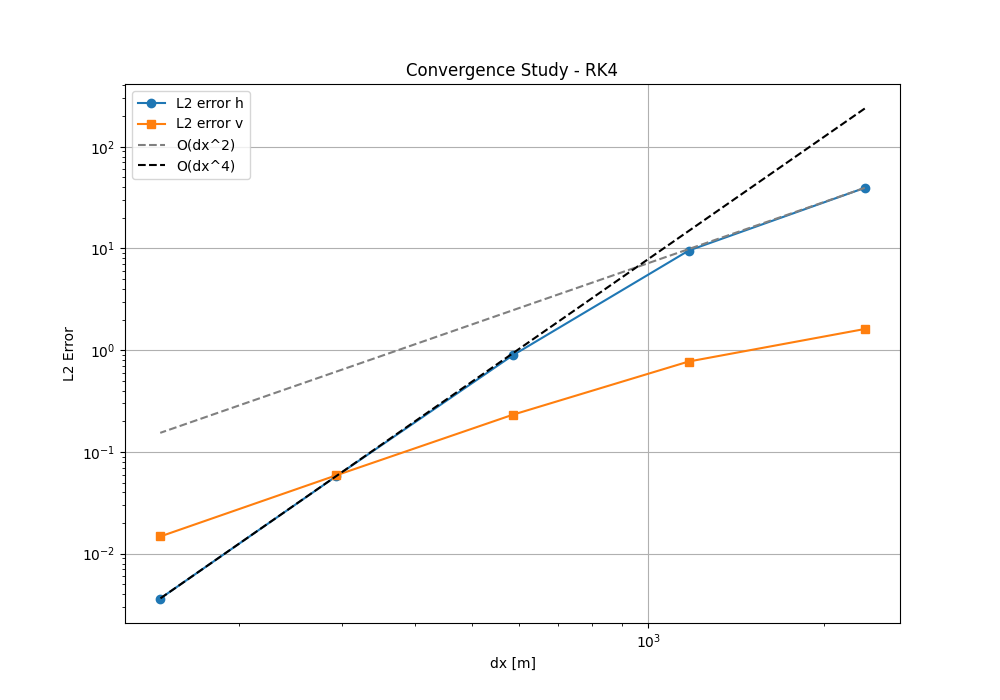

Source code (Python):
#!/usr/bin/env python3

import numpy as np
import glob
import os
import matplotlib.pyplot as plt

domain_size = 150000
gravity = 9.81
bavg = -5000
method = 'rk4'

wave_speed = np.sqrt(gravity * np.abs(bavg))
period = domain_size / wave_speed

dofs_list = [64, 128, 256, 512, 1024]
errors_h = []
errors_v = []
dx_list = []

for num_dofs in dofs_list:
    for f in glob.glob('data/output_state_*.txt'):
        os.remove(f)

    cmd = './out/main --domain-size ' + str(domain_size) + ' --num-dofs ' + str(num_dofs) + ' --gravity ' + str(gravity) + ' --bavg ' + str(bavg) + ' --simtime ' + str(period) + ' --timestepping-method ' + method + ' --output-freq ' + str(period)
    os.system(cmd)

    files_h = sorted(glob.glob('data/output_state_h_*.txt'))
    files_v = sorted(glob.glob('data/output_state_v_*.txt'))

    h_init = np.genfromtxt(files_h[0], delimiter='\t')
    h_final = np.genfromtxt(files_h[-1], delimiter='\t')
    v_init = np.genfromtxt(files_v[0], delimiter='\t')
    v_final = np.genfromtxt(files_v[-1], delimiter='\t')

    x = h_init[:, 0]
    dx = x[1] - x[0]
    dx_list.append(dx)

    diff_h = h_final[:, 1] - h_init[:, 1]
    diff_v = v_final[:, 1] - v_init[:, 1]

    l2_h = np.sqrt(np.sum(diff_h**2) * dx)
    l2_v = np.sqrt(np.sum(diff_v**2) * dx)

    errors_h.append(l2_h)
    errors_v.append(l2_v)

    print("DOFs:", num_dofs, "dx:", dx, "L2 error h:", l2_h, "L2 error v:", l2_v)

print("\nConvergence orders:")
for i in range(1, len(dofs_list)):
    order_h = np.log(errors_h[i-1] / errors_h[i]) / np.log(2)
    order_v = np.log(errors_v[i-1] / errors_v[i]) / np.log(2)
    print("DOFs", dofs_list[i-1], "->", dofs_list[i], ": order h =", round(order_h, 2), ", order v =", round(order_v, 2))

# plot
plt.figure(figsize=(10, 7))
plt.loglog(dx_list, errors_h, 'o-', label='L2 error h')
plt.loglog(dx_list, errors_v, 's-', label='L2 error v')

# reference lines
dx_ref = np.array(dx_list)
plt.loglog(dx_ref, errors_h[0] * (dx_ref / dx_ref[0])**2, '--', color='gray', label='O(dx^2)')
plt.loglog(dx_ref, errors_h[-1] * (dx_ref / dx_ref[-1])**4, '--', color='black', label='O(dx^4)')

plt.xlabel('dx [m]')
plt.ylabel('L2 Error')
plt.title('Convergence Study - ' + method.upper())
plt.legend()
plt.grid(True)
plt.savefig('convergence.svg')
plt.show()
